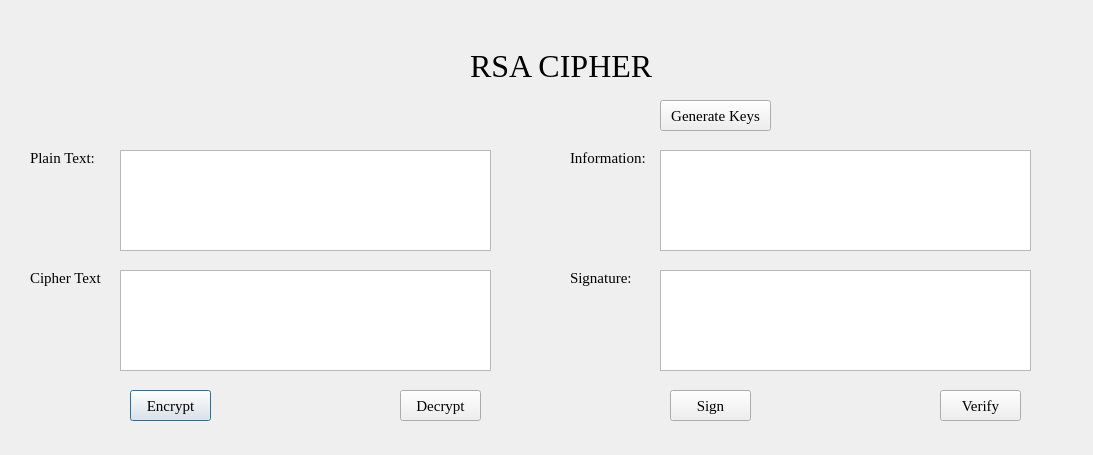
<?xml version="1.0" encoding="UTF-8"?>
<ui version="4.0">
 <class>Dialog</class>
 <widget class="QDialog" name="Dialog">
  <property name="geometry">
   <rect>
    <x>0</x>
    <y>0</y>
    <width>1093</width>
    <height>455</height>
   </rect>
  </property>
  <property name="windowTitle">
   <string>RSA Cipher</string>
  </property>
  <widget class="QLabel" name="label">
   <property name="geometry">
    <rect>
     <x>470</x>
     <y>40</y>
     <width>191</width>
     <height>51</height>
    </rect>
   </property>
   <property name="font">
    <font>
     <family>Times New Roman</family>
     <pointsize>24</pointsize>
    </font>
   </property>
   <property name="text">
    <string>RSA CIPHER</string>
   </property>
  </widget>
  <widget class="QLabel" name="label_2">
   <property name="geometry">
    <rect>
     <x>30</x>
     <y>150</y>
     <width>71</width>
     <height>16</height>
    </rect>
   </property>
   <property name="font">
    <font>
     <family>Times New Roman</family>
     <pointsize>11</pointsize>
    </font>
   </property>
   <property name="text">
    <string>Plain Text:</string>
   </property>
  </widget>
  <widget class="QTextEdit" name="txt_plaintext">
   <property name="geometry">
    <rect>
     <x>120</x>
     <y>150</y>
     <width>371</width>
     <height>101</height>
    </rect>
   </property>
  </widget>
  <widget class="QLabel" name="label_3">
   <property name="geometry">
    <rect>
     <x>30</x>
     <y>270</y>
     <width>71</width>
     <height>16</height>
    </rect>
   </property>
   <property name="font">
    <font>
     <family>Times New Roman</family>
     <pointsize>11</pointsize>
    </font>
   </property>
   <property name="text">
    <string>Cipher Text:</string>
   </property>
  </widget>
  <widget class="QTextEdit" name="txt_ciphertext">
   <property name="geometry">
    <rect>
     <x>120</x>
     <y>270</y>
     <width>371</width>
     <height>101</height>
    </rect>
   </property>
  </widget>
  <widget class="QTextEdit" name="txt_information">
   <property name="geometry">
    <rect>
     <x>660</x>
     <y>150</y>
     <width>371</width>
     <height>101</height>
    </rect>
   </property>
  </widget>
  <widget class="QLabel" name="label_4">
   <property name="geometry">
    <rect>
     <x>570</x>
     <y>150</y>
     <width>81</width>
     <height>16</height>
    </rect>
   </property>
   <property name="font">
    <font>
     <family>Times New Roman</family>
     <pointsize>11</pointsize>
    </font>
   </property>
   <property name="text">
    <string>Information:</string>
   </property>
  </widget>
  <widget class="QTextEdit" name="txt_signature">
   <property name="geometry">
    <rect>
     <x>660</x>
     <y>270</y>
     <width>371</width>
     <height>101</height>
    </rect>
   </property>
  </widget>
  <widget class="QLabel" name="label_5">
   <property name="geometry">
    <rect>
     <x>570</x>
     <y>270</y>
     <width>71</width>
     <height>16</height>
    </rect>
   </property>
   <property name="font">
    <font>
     <family>Times New Roman</family>
     <pointsize>11</pointsize>
    </font>
   </property>
   <property name="text">
    <string>Signature:</string>
   </property>
  </widget>
  <widget class="QPushButton" name="btn_encrypt">
   <property name="geometry">
    <rect>
     <x>130</x>
     <y>390</y>
     <width>81</width>
     <height>31</height>
    </rect>
   </property>
   <property name="font">
    <font>
     <family>Times New Roman</family>
     <pointsize>11</pointsize>
    </font>
   </property>
   <property name="text">
    <string>Encrypt</string>
   </property>
  </widget>
  <widget class="QPushButton" name="btn_decrypt">
   <property name="geometry">
    <rect>
     <x>400</x>
     <y>390</y>
     <width>81</width>
     <height>31</height>
    </rect>
   </property>
   <property name="font">
    <font>
     <family>Times New Roman</family>
     <pointsize>11</pointsize>
    </font>
   </property>
   <property name="text">
    <string>Decrypt</string>
   </property>
  </widget>
  <widget class="QPushButton" name="btn_sign">
   <property name="geometry">
    <rect>
     <x>670</x>
     <y>390</y>
     <width>81</width>
     <height>31</height>
    </rect>
   </property>
   <property name="font">
    <font>
     <family>Times New Roman</family>
     <pointsize>11</pointsize>
    </font>
   </property>
   <property name="text">
    <string>Sign</string>
   </property>
  </widget>
  <widget class="QPushButton" name="btn_verify">
   <property name="geometry">
    <rect>
     <x>940</x>
     <y>390</y>
     <width>81</width>
     <height>31</height>
    </rect>
   </property>
   <property name="font">
    <font>
     <family>Times New Roman</family>
     <pointsize>11</pointsize>
    </font>
   </property>
   <property name="text">
    <string>Verify</string>
   </property>
  </widget>
  <widget class="QPushButton" name="btn_generatekeys">
   <property name="geometry">
    <rect>
     <x>660</x>
     <y>100</y>
     <width>111</width>
     <height>31</height>
    </rect>
   </property>
   <property name="font">
    <font>
     <family>Times New Roman</family>
     <pointsize>11</pointsize>
    </font>
   </property>
   <property name="text">
    <string>Generate Keys</string>
   </property>
  </widget>
 </widget>
 <resources/>
 <connections/>
</ui>
